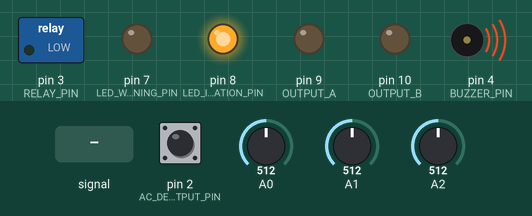
This sketch was run on a simulated Arduino Nano, built with avr-gcc and run on an emulated ATmega328P. Parts: switched loads named in the sketch (green lamp = pin HIGH), output pins drawn as LEDs (lit = HIGH), buzzer (waves = sounding, pin HIGH). Inputs (shaded band) come from the test bench; at power-on: A0 = 512, pin 2 (AC_DETECTION_OPTOCOUPLER_OUTPUT_PIN) LOW, A1 = 512, A2 = 512.

Above: at 0.2 s.
At 1.1 s:
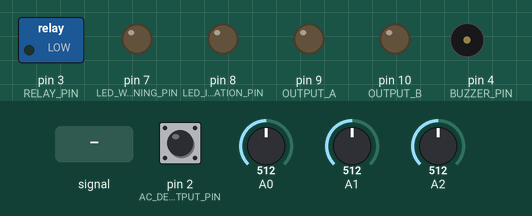
At 2.4 s:
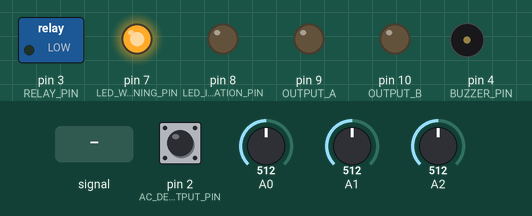
2.5 s: A0 fed a 50 Hz sine of ±306 counts around its level
Timing chart, 0 to 2.7 s (numbered marks = the images above; inputs shaded):
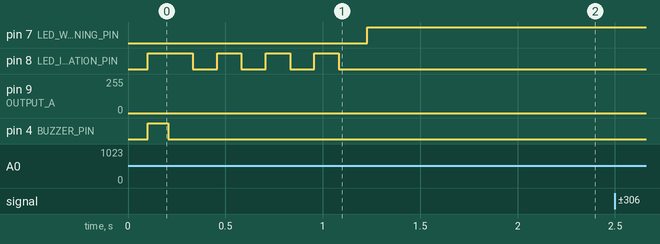

The sketch:

SPWM_Inverter.ino
```cpp
/*
  Original Source: https://github.com/Irev-Dev/Arduino-Atmel-sPWM/blob/master/sPWM_generate_lookup_table/sPWM_generate_lookup_table.ino
  Modified By Sourav Goswami (https://github.com/Souravgoswami/)
*/
#pragma GCC optimize "Os"
#include <stdbool.h>

#define DEBUG false

/*
  --- Sine Wave tweaks ---
*/
// Sub divisions of sisusoidal wave, set it to 10 for 10 * 50 (freq) = 500Hz, and 40 for 2kHz switching speed
// I'm using 13 SWG pure copper wire, having a skin depth of 1190um at 3kHz, which is on the edge.
// Having more frequency or bunching up multiple wires together during transformer winding will increase the overall waveform and the efficiency
// NOTE THAT HAVING LOWER SIN_DIVISIONS (e.g. 10) WILL OSCILLATE THE OUTPUT. PLEASE ADJUST PID CONTROL PARAMETERS TO AVOID THAT.
#define SIN_DIVISIONS 80
#define POWER_CONFIRMATION_DELAY 10
// Sinusoidal frequency
#define FREQUENCY 50

// Adjust based on your transformer and output capacitor
#define MAX_PWM_ADJ 1.25
#define MIN_PWM_ADJ 0.15
#define TARGET_VOLTAGE 210.f

// Delays in setup
#define TEST_DC_OUTPUT_AFTER_STARTUP_DURATION 1000
#define POWER_ON_STABILIZATION_DELAY_MS 100

/*
  --- AC/DC Voltage Detection ---
*/
// Collect samples for 40ms (for 50Hz sine wave fully rectified it's 40 / 10ms = 4 cycles, good enough, not too slow)
#define ADC_RES_UPDATE_INTERVAL 10000
#define AC_VOLTAGE_MEASUREMENT_CORRECTION_FACTOR 1
#define DC_VOLTAGE_MEASUREMENT_CORRECTION_FACTOR 1

#define SAMPLING_WINDOW_MS 20
#define RESISTOR_DIVIDER_1 1000000
#define RESISTOR_DIVIDER_2 10000

/*
  --- Relay ---
  Relay AC Side Switching Going to AC control
*/
#define DELAY_MS_BEFORE_RELAY_TOGGLES_FROM_DC_TO_DC 2000
#define SHUTDOWN_COOLDOWN_PERIOD_AFTER_AC_RECOVERY 1000
#define SOFT_START_RAMP_DURATION 300
#define RELAY_PIN 3

#define BUZZER_PIN 4
// Duration of each beep in ms
#define BUZZ_DURATION 120
// Pause between two beeps
#define BUZZ_PAUSE 80
// Number of beeps in each sequence
#define BUZZ_COUNT 2

/*
  --- UV ---
  Software-based undervoltage detection and controlled shutdown
  Monitors DC input voltage via voltage divider on analog pin A2
  If voltage drops below 11V, Arduino will shut down the DC UPS
*/

// First warning threshold
#define WIRE_DROP 0.5
#define UV_WARN_LEVEL_1 11.5 - WIRE_DROP
// Second warning threshold
#define UV_WARN_LEVEL_2 11.2 - WIRE_DROP
// Shutdown threshold
#define UV_SHUTDOWN_LEVEL 10.7 - WIRE_DROP
// Upper resistor of voltage divider. Precision required
#define V_SENSE_R1_VDIV 100000
// Lower resistor of voltage divider. Precision required
#define V_SENSE_R2_VDIV 22000
// Select A1
#define ADC_INPUT_DC_VOLTAGE ((1 << REFS0) | 1)
#define BUZZER_ENABLED true

/*
  --- LED Configuration ---
*/

#define LED_INDICATION_PIN 8
#define LED_WARNING_PIN 7
#define FLASH_ON_UV_WARN true

/*
  --- AC Detection ---
*/
#define AC_DETECTION_OPTOCOUPLER_OUTPUT_PIN 2
// Select A0
#define ADC_INPUT_AC_VOLTAGE ((1 << REFS0) | 0)

/*
  --- Current Sense with ACS 712 ---
*/
// Select A2
#define ADC_INPUT_I_SENSE ((1 << REFS0) | 2)
#define ACS_712_ZERO_CURRENT_VOLTAGE 2.5
#define ACS_712_CALIBRATION_FACTOR 1.01
#define ACS_712_VOLTS_PER_AMPS 0.185

/*
  Over-current Protection
*/
// Threshold at which overcurrent protection is activated
#define OCP_CURRENT 3.0

// Immediate cutoff threshold for critical overcurrent condition
#define OCP_INSTANT_SHUTDOWN_CURRENT 6.0

// Duration that overcurrent is tolerated before protection engages
#define OCP_PERMISSIBLE_MS 1000

/*
  --- PID gains ---
*/
// Proportional gain
#define PID_KP 0.025f
// Integral gain
#define PID_KI 0.0005f
// Derivative gain
#define PID_KD 0.000025f

// Do not modify
#define OUTPUT_A 9
#define OUTPUT_B 10

#include <avr/io.h>
#include <avr/interrupt.h>
#include "libraries/timer64/timer64.h"
#include "libraries/buzzer/buzzer.h"
#include "libraries/led/led.h"

// AC voltage level (transformer's isolated output)
struct ACVoltageData {
  float rmsVoltage = 0;
  float voltage = 0;
  float avgACVoltage = 0;
  float voltageDividerGain = ((float)RESISTOR_DIVIDER_1 + (float)RESISTOR_DIVIDER_2) / (float)RESISTOR_DIVIDER_2;
};

// AC current level
struct OutputCurrentSenseData {
  static constexpr float acs712VoltsPerAmps = 1.0 / ACS_712_VOLTS_PER_AMPS;
  float acs712ZeroCurrentVoltage = 2.5;
  float rmsCurrent = 0;

  uint16_t zeroCurrentOffset = 0;

  bool acs712IsPresent = false;
};

// DC voltage level (from battery directly)
struct DCVoltageData {
  static constexpr float hysteresis = 0.1;
  float currentVoltage = 0;
  float voltageDividerGain = ((float)V_SENSE_R1_VDIV + (float)V_SENSE_R2_VDIV) / (float)V_SENSE_R2_VDIV;
};

// SPWM data
struct SPWMControlData {
  volatile uint32_t waveformScale = (uint32_t)roundf(MIN_PWM_ADJ * 128.0);
  static constexpr uint32_t pwmDutyClampMinPercent = 5;
  static constexpr uint32_t pwmDutyClampMaxPercent = 95;

  volatile uint16_t pwmStepIndex = 0;
  volatile uint16_t lookUp[SIN_DIVISIONS / 2] = { 0 };
  const uint16_t half_sinDivisions = SIN_DIVISIONS / 2;
  volatile uint16_t pwmLowClampThreshold = 0;
  volatile uint16_t pwmHighClampThreshold = 0;

  volatile uint8_t TCCR1AValue = (1 << COM1A1) | (1 << WGM11);
  static constexpr uint8_t output_a_on_mask = (1 << COM1A1);
  static constexpr uint8_t output_b_on_mask = (1 << COM1B1);

  volatile bool pwmToggleDelay = false;
};

// UPS control data
struct UPSData {
  uint64_t lastChangeTime = 0;
  uint64_t lastSwitchedToDCOffset = 0;
  uint64_t ocpTriggeredAt = 0;
  uint64_t acSwitchedLastAt = 0;
  uint8_t currentWarnLevel = 0;

  bool powerOut = false;
  bool shutdown = false;
  bool ocpTriggered = false;
  bool ocpStart = false;
  volatile bool switchToAC = false;
};

// ADC information
struct ADCData {
  float adcRes = 0;

  uint64_t adcResLastUpdatedAtWithOffset = 0;
};

// Softstarter data
struct SoftStarterData {
  uint64_t rampStartTime = 0;

  static constexpr float rampExitVoltage = TARGET_VOLTAGE / 2.5;
  float rampRatio = 0;

  bool reset = true;
};

// PID Controller Data
struct PIDControlData {
  uint64_t loopDeltaTime = 0;

  float filteredError = 0;
  float integrator = 0;
  float previousError = 0;
};

ACVoltageData acVoltage;
OutputCurrentSenseData outputCurrentSense;
DCVoltageData dcVoltage;
SPWMControlData spwmControl;
SoftStarterData softStarter;
PIDControlData pidControl;
ADCData adcData;
UPSData upsData;

// Get Vcc in V
float readVcc() {
  // Save previous settings
  const uint8_t prevADMUX = ADMUX;

  ADMUX = _BV(REFS0) | _BV(MUX3) | _BV(MUX2) | _BV(MUX1);
  delayMicroseconds(500);

  // Discard result
  ADCSRA |= _BV(ADSC);
  while (bit_is_set(ADCSRA, ADSC)) {};

  ADCSRA |= _BV(ADSC);
  while (bit_is_set(ADCSRA, ADSC)) {};

  const uint32_t result = ADCL | (ADCH << 8);

  // Restore previous settings
  ADMUX = prevADMUX;

  // 1.1 * 1023 / result
  return 1125.3 / result;
}

void setup() {
  // Let MCU other peripherals stabilize
  delay(POWER_ON_STABILIZATION_DELAY_MS);

  // Configure and beep 12V Buzzer
  Buzzer::begin(BUZZER_PIN, LED_WARNING_PIN);
  LED::begin(LED_INDICATION_PIN);

  Buzzer::startBeep();
  LED::startFlash();

  #if DEBUG
    Serial.begin(115200);
    Serial.println("Started");
  #endif

  // Period of PWM in clock cycles
  uint16_t period = F_CPU / FREQUENCY / SIN_DIVISIONS;

  spwmControl.pwmLowClampThreshold = (period * spwmControl.pwmDutyClampMinPercent) / 100;
  spwmControl.pwmHighClampThreshold = (period * spwmControl.pwmDutyClampMaxPercent) / 100;

  // Unused pins - set as INPUT_PULLUP to avoid floating
  const uint8_t unusedPins[] = { A3, A4, A5, A6, A7, 12, 11, 6, 5 };

  for (uint8_t i = 0; i < sizeof(unusedPins) / sizeof(unusedPins[0]); i++) {
    pinMode(unusedPins[i], INPUT_PULLUP);
  }

  // Generate the look up table, offset first and last cycles
  for (uint16_t i = 1; i < spwmControl.half_sinDivisions; i++) {
    float theta = M_PI * (i - 1) / (spwmControl.half_sinDivisions - 2);  // skip 0
    uint16_t value = (sin(theta) + 1) * 0.5 * period;
    spwmControl.lookUp[i] = value;
  }

  // Register initilisation, see datasheet for more detail.
  // ADC Enable, Prescaler=128
  ADCSRA = (1 << ADEN) | (1 << ADPS2) | (1 << ADPS1) | (1 << ADPS0);

  delay(10);

  // Calibrate zero current voltage (no load) for ACS712
  uint32_t numSamples = 0;
  uint32_t sum = 0;
  const uint64_t sampleEndTime = millis64() + (SAMPLING_WINDOW_MS * 4);
  const float vcc = readVcc();

  while (millis64() < sampleEndTime) {
    // Select ADC0 (A2), AVCC as reference
    ADMUX = ADC_INPUT_I_SENSE;
    ADCSRA |= (1 << ADSC);
    // Discard result
    while (bit_is_set(ADCSRA, ADSC)) {};
    ADCSRA |= (1 << ADSC);
    while (ADCSRA & (1 << ADSC)) {};
    sum += ADC;

    numSamples++;
  }

  outputCurrentSense.acs712ZeroCurrentVoltage = (sum / (float)numSamples) * (vcc / 1023.0);
  outputCurrentSense.acs712IsPresent = outputCurrentSense.acs712ZeroCurrentVoltage > 0.5;
  // End of Zero current calibration

  // Other register initializations
  ICR1 = period;
  TCNT1 = 0;
  TCCR1A = spwmControl.TCCR1AValue;
  TCCR1B = (1 << WGM13) | (1 << WGM12) | (1 << CS10);

  delay(10);

  // Enable Timer1 overflow interrupt (triggers ISR(TIMER1_OVF_vect) when Timer1 overflows)
  TIMSK1 = (1 << TOIE1);

  // Enable Timer2 compare match A interrupt (triggers ISR(TIMER2_COMPA_vect) when OCR2A matches) for buzzer and LED indication light
  TIMSK2 = (1 << OCIE2A);
  // CTC mode
  TCCR2A = (1 << WGM21);
  // Prescaler 64 (adjust to your needs)
  TCCR2B = (1 << CS22);
  // 1 ms at 16 MHz with prescaler 64
  OCR2A = (16000000 / 64.0 / 1000) - 1;

  // Set PB1 and PB2 as outputs.
  DDRB |= (1 << PB1) | (1 << PB2);

  // AC signal present or not - output from optocoupler
  pinMode(AC_DETECTION_OPTOCOUPLER_OUTPUT_PIN, INPUT);
  attachInterrupt(digitalPinToInterrupt(AC_DETECTION_OPTOCOUPLER_OUTPUT_PIN), powerMonitorISR, CHANGE);

  // MOSFET Gate Pin for AC/Battery 220V output DPDT Relay
  pinMode(RELAY_PIN, OUTPUT);
  digitalWrite(RELAY_PIN, LOW);

  // Make pin 9, 10 output to ensure they don't float when inactive
  pinMode(OUTPUT_A, OUTPUT);
  pinMode(OUTPUT_B, OUTPUT);

  digitalWrite(OUTPUT_A, LOW);
  digitalWrite(OUTPUT_B, LOW);

  Buzzer::stopBeep();
  LED::stopFlash();
  Buzzer::shutdown();

  const uint32_t startUpdelay = millis() + TEST_DC_OUTPUT_AFTER_STARTUP_DURATION;

  while(millis() < startUpdelay) {
    LED::startFlash();
    delay(125);
    LED::stopFlash();
    delay(125);
  }
}

void startInverter() {
  // Turn off the relay and run the SPWM ISR code
  digitalWrite(3, LOW);
  uint64_t now = millis64();

  if ((dcVoltage.currentVoltage <= UV_SHUTDOWN_LEVEL) && (now >= upsData.acSwitchedLastAt + SHUTDOWN_COOLDOWN_PERIOD_AFTER_AC_RECOVERY)) {
    upsData.shutdown = true;
  }

  if (!(dcVoltage.currentVoltage <= UV_SHUTDOWN_LEVEL || Buzzer::isBusy())) {
    if (dcVoltage.currentVoltage <= UV_WARN_LEVEL_2 - dcVoltage.hysteresis) {
      upsData.currentWarnLevel = 2;
    } else if (dcVoltage.currentVoltage <= UV_WARN_LEVEL_1 - dcVoltage.hysteresis) {
      upsData.currentWarnLevel = 1;
    } else if (dcVoltage.currentVoltage >= UV_WARN_LEVEL_1 + dcVoltage.hysteresis) {
      upsData.currentWarnLevel = 0;
    }
  }

  // Buzzer alarm on drained battery
  if (!upsData.shutdown && !upsData.ocpStart) {
    Buzzer::resume();
  }

  if (upsData.shutdown && !Buzzer::isShutdown()) {
    Buzzer::triggerShutdownAlarm(1000);
  } else if (upsData.currentWarnLevel == 2) {
    Buzzer::beep(5, 40, 60, 2000);
  } else if (upsData.currentWarnLevel == 1) {
    Buzzer::beep(3, 40, 60, 9720);
  } else if (upsData.currentWarnLevel == 0) {
    Buzzer::beep(2, 160, 240, 60000);
  }

  // LED alarm on drained battery
  if (FLASH_ON_UV_WARN) {
    LED::resume();

    if (upsData.shutdown) {
      LED::flash(3, 100, 100, 300);
    }
  }

  if (!(upsData.shutdown || upsData.ocpStart)) {
    // Soft-start transformer
    if (acVoltage.avgACVoltage < softStarter.rampExitVoltage) {
      uint64_t now = millis64();

      if (softStarter.reset) {
        softStarter.rampStartTime = now;
        softStarter.rampRatio = 0;

        softStarter.reset = false;
      }

      float elapsed = (now - softStarter.rampStartTime);
      softStarter.rampRatio = fmin((elapsed / SOFT_START_RAMP_DURATION), 1.0);
      spwmControl.waveformScale = (uint32_t)(MIN_PWM_ADJ * 128.0 + softStarter.rampRatio * (MAX_PWM_ADJ * 128.0 - MIN_PWM_ADJ * 128.0));
    } else {
      // PID Control
      // --- Compute error ---
      const float error = TARGET_VOLTAGE - acVoltage.avgACVoltage;

      // --- Filter error (simple exponential smoothing) ---
      pidControl.filteredError = 0.9 * pidControl.filteredError + 0.1 * error;

      // --- Derivative term ---
      const float derivative = (float)((pidControl.filteredError - pidControl.previousError) * 1e6f) / pidControl.loopDeltaTime;
      pidControl.previousError = pidControl.filteredError;

      // --- Predict output (before clamping) ---
      float pidOutput = PID_KP * pidControl.filteredError + pidControl.integrator + PID_KD * derivative;

      // --- Anti-windup: only integrate if output will remain within bounds ---
      const float tentativeIntegrator = pidControl.integrator + pidControl.filteredError * PID_KI;
      const float tentativeOutput = PID_KP * pidControl.filteredError + tentativeIntegrator + PID_KD * derivative;

      if (tentativeOutput <= MAX_PWM_ADJ && tentativeOutput >= MIN_PWM_ADJ) {
        pidControl.integrator = tentativeIntegrator;
        pidOutput = tentativeOutput;
      }

      // --- Clamp final output ---
      if (pidOutput > MAX_PWM_ADJ) pidOutput = MAX_PWM_ADJ;
      if (pidOutput < MIN_PWM_ADJ) pidOutput = MIN_PWM_ADJ;

      spwmControl.waveformScale = (uint32_t)roundf(pidOutput * 128.0);
    }
  } else {
    spwmControl.waveformScale = (uint32_t)roundf(MIN_PWM_ADJ * 128.0);
    softStarter.reset = true;
  }
}

void loop() {
  const uint64_t loopStartTime = micros64();

  if (upsData.ocpStart) {
    Buzzer::resume();
    LED::resume();

    Buzzer::startBeep();
    LED::startFlash();

    // Turn off relay (as inverter is turned off, this will disconnect the output)
    digitalWrite(3, LOW);

    return;
  }

  uint64_t now = millis64();

  if (now > adcData.adcResLastUpdatedAtWithOffset) {
    adcData.adcResLastUpdatedAtWithOffset = now + ADC_RES_UPDATE_INTERVAL;
    adcData.adcRes = readVcc() / 1023.0;
    outputCurrentSense.zeroCurrentOffset = outputCurrentSense.acs712ZeroCurrentVoltage / adcData.adcRes;
  }

  uint64_t sumSquaredVoltageRaw = 0;
  uint64_t sumSquaredCurrentRaw = 0;
  uint32_t numSamples = 0;

  const uint64_t sampleEndTime = millis64() + SAMPLING_WINDOW_MS;

  while (millis64() < sampleEndTime) {
    // Select ADC0 (A0), AVCC as reference
    ADMUX = ADC_INPUT_AC_VOLTAGE;
    // Discard result
    ADCSRA |= (1 << ADSC);
    while (bit_is_set(ADCSRA, ADSC)) {};

    ADCSRA |= (1 << ADSC);
    while (ADCSRA & (1 << ADSC)) {};

    uint32_t rawValue = ADC;
    sumSquaredVoltageRaw += rawValue * rawValue;

    if (outputCurrentSense.acs712IsPresent) {
      // Select ADC0 (A2), AVCC as reference
      ADMUX = ADC_INPUT_I_SENSE;
      // Discard result
      ADCSRA |= (1 << ADSC);
      while (bit_is_set(ADCSRA, ADSC)) {};

      ADCSRA |= (1 << ADSC);
      while (ADCSRA & (1 << ADSC)) {};

      rawValue = ADC;
      int32_t centeredRaw = rawValue - outputCurrentSense.zeroCurrentOffset;
      sumSquaredCurrentRaw += centeredRaw * centeredRaw;
    }

    numSamples++;
  }

  const float voltageScale = adcData.adcRes;
  const float currentScale = adcData.adcRes * outputCurrentSense.acs712VoltsPerAmps;

  float sumSquaredVoltage = sumSquaredVoltageRaw * voltageScale * voltageScale;
  float sumSquaredCurrent = sumSquaredCurrentRaw * currentScale * currentScale;

  float inverseNumSamples = 1.0 / numSamples;

  acVoltage.rmsVoltage = sqrt(sumSquaredVoltage * inverseNumSamples);
  acVoltage.avgACVoltage = acVoltage.rmsVoltage * acVoltage.voltageDividerGain * AC_VOLTAGE_MEASUREMENT_CORRECTION_FACTOR;

  outputCurrentSense.rmsCurrent = sqrt(sumSquaredCurrent * inverseNumSamples) * ACS_712_CALIBRATION_FACTOR;

  // Get DC Voltage
  // Select ADC1 (A1), AVCC as reference
  ADMUX = ADC_INPUT_DC_VOLTAGE;
  ADCSRA |= (1 << ADSC);
  // Discard result
  while (bit_is_set(ADCSRA, ADSC)) {};
  ADCSRA |= (1 << ADSC);
  while (ADCSRA & (1 << ADSC)) {};

  const float scaledVoltage = (ADC * adcData.adcRes) * (dcVoltage.voltageDividerGain * DC_VOLTAGE_MEASUREMENT_CORRECTION_FACTOR);
  dcVoltage.currentVoltage = roundf(scaledVoltage * 100.0) / 100.0;

  now = millis64();

  #if DEBUG
    Serial.print(F("Res: "));
    Serial.print(adcData.adcRes, 5);
    Serial.print(F(" | "));

    Serial.print(F("ADC Samples: "));
    Serial.print(numSamples);
    Serial.print(F(" | "));

    Serial.print(F("DC: "));
    Serial.print(dcVoltage.currentVoltage, 2);
    Serial.print(F("V | "));

    Serial.print(F("PWMAdj: "));
    Serial.print(spwmControl.waveformScale);
    Serial.print(F(" | "));

    Serial.print(F("AC: "));
    Serial.print(acVoltage.avgACVoltage, 1);
    Serial.print(F("V | "));

    Serial.print(F("0I: "));
    Serial.print(outputCurrentSense.acs712ZeroCurrentVoltage, 2);
    Serial.print(F("V | "));

    Serial.print(F("I: "));
    Serial.print(outputCurrentSense.rmsCurrent, 2);
    Serial.print(F("A | "));

    Serial.print(F("LoopDeltaT: "));
    Serial.print(pidControl.loopDeltaTime * 1e-6f, 4);
    Serial.print(F(" | "));

    Serial.print(upsData.shutdown);
    Serial.print(upsData.switchToAC);
    Serial.print(upsData.ocpStart);

    Serial.println(F(""));
  #endif

  // Power handling
  if (!upsData.shutdown && outputCurrentSense.rmsCurrent >= OCP_INSTANT_SHUTDOWN_CURRENT) {
    upsData.ocpStart = true;
  }

  if (!upsData.shutdown && !upsData.ocpTriggered && outputCurrentSense.rmsCurrent >= OCP_CURRENT) {
    upsData.ocpTriggeredAt = now;
    upsData.ocpTriggered = true;
  }

  if (now >= upsData.ocpTriggeredAt + OCP_PERMISSIBLE_MS) {
    if (outputCurrentSense.rmsCurrent >= OCP_CURRENT) {
      upsData.ocpStart = true;
    } else {
      upsData.ocpStart = false;
      upsData.ocpTriggered = false;
    }
  }

  upsData.powerOut = now > upsData.lastChangeTime + POWER_CONFIRMATION_DELAY;

  // Logic when AC input is connected
  if (upsData.powerOut) {
    upsData.lastSwitchedToDCOffset = now + DELAY_MS_BEFORE_RELAY_TOGGLES_FROM_DC_TO_DC;
  }

  upsData.switchToAC = now > upsData.lastSwitchedToDCOffset;

  if (upsData.switchToAC) {
    // Switch relay to connect AC mains to output (disconnects inverter output)
    digitalWrite(3, HIGH);

    // Stop any ongoing buzzer alerts but keep LED on
    Buzzer::shutdown(1);

    // Turn off warning LED indicators
    LED::shutdown();

    // Record the time when AC mode was last activated (used for cooldown logic)
    upsData.acSwitchedLastAt = now;

    // Clear shutdown state since we're back on AC power
    upsData.shutdown = false;

    // Ensure soft-start is triggered next time inverter is activated
    softStarter.reset = true;
  } else {
    startInverter();
  }

  uint64_t loopEndTime = micros64();
  pidControl.loopDeltaTime = loopEndTime - loopStartTime;
}

ISR(TIMER1_OVF_vect) {
  // Safely disable PWM outputs and set duty to zero to prevent MOSFET shoot-through when switching to AC
  if (upsData.switchToAC || upsData.shutdown || upsData.ocpStart) {
    // Disconnect OC1A and OC1B
    TCCR1A &= ~(spwmControl.output_a_on_mask | spwmControl.output_b_on_mask);

    // Set duty to zero
    OCR1A = OCR1B = 0;

    // Make sure output isn't floating and pull them low
    PORTB &= ~((1 << PB1) | (1 << PB2));

    return;
  }

  // Delay by one period because the high time loaded into OCR1A:B values are buffered but can be disconnected immediately by TCCR1A
  if (spwmControl.pwmToggleDelay) {
    // Ignore 1µs consumed
    // Disconnect & toggle reconnect of compare output A and B
    spwmControl.TCCR1AValue ^= (spwmControl.output_a_on_mask | spwmControl.output_b_on_mask);
    TCCR1A = spwmControl.TCCR1AValue;

    spwmControl.pwmToggleDelay = false;
  }

  if (spwmControl.pwmStepIndex >= spwmControl.half_sinDivisions) {
    // 1 µs
    spwmControl.pwmStepIndex = 0;
    spwmControl.pwmToggleDelay = true;
    // Skip first cycle
    OCR1A = OCR1B = 0;
    // Eat up 9µs. 1µs = 16 cycles. 9µs = 9 * 16 = 144 cycles
    __asm__ __volatile__("nop\n\tnop\n\tnop\n\tnop\n\tnop\n\tnop\n\tnop\n\tnop\n\tnop\n\tnop\n\t");
    __asm__ __volatile__("nop\n\tnop\n\tnop\n\tnop\n\tnop\n\tnop\n\tnop\n\tnop\n\tnop\n\tnop\n\t");
    __asm__ __volatile__("nop\n\tnop\n\tnop\n\tnop\n\tnop\n\tnop\n\tnop\n\tnop\n\tnop\n\tnop\n\t");
    __asm__ __volatile__("nop\n\tnop\n\tnop\n\tnop\n\tnop\n\tnop\n\tnop\n\tnop\n\tnop\n\tnop\n\t");
    __asm__ __volatile__("nop\n\tnop\n\tnop\n\tnop\n\tnop\n\tnop\n\tnop\n\tnop\n\tnop\n\tnop\n\t");
    __asm__ __volatile__("nop\n\tnop\n\tnop\n\tnop\n\tnop\n\tnop\n\tnop\n\tnop\n\tnop\n\tnop\n\t");
    __asm__ __volatile__("nop\n\tnop\n\tnop\n\tnop\n\tnop\n\tnop\n\tnop\n\tnop\n\tnop\n\tnop\n\t");
    __asm__ __volatile__("nop\n\tnop\n\tnop\n\tnop\n\tnop\n\tnop\n\tnop\n\tnop\n\tnop\n\tnop\n\t");
    __asm__ __volatile__("nop\n\tnop\n\tnop\n\tnop\n\tnop\n\tnop\n\tnop\n\tnop\n\tnop\n\tnop\n\t");
    __asm__ __volatile__("nop\n\tnop\n\tnop\n\tnop\n\tnop\n\tnop\n\tnop\n\tnop\n\tnop\n\tnop\n\t");
    __asm__ __volatile__("nop\n\tnop\n\tnop\n\tnop\n\tnop\n\tnop\n\tnop\n\tnop\n\tnop\n\tnop\n\t");
    __asm__ __volatile__("nop\n\tnop\n\tnop\n\tnop\n\tnop\n\tnop\n\tnop\n\tnop\n\tnop\n\tnop\n\t");
    __asm__ __volatile__("nop\n\tnop\n\tnop\n\tnop\n\tnop\n\tnop\n\tnop\n\tnop\n\tnop\n\tnop\n\t");
    __asm__ __volatile__("nop\n\tnop\n\tnop\n\tnop\n\tnop\n\tnop\n\tnop\n\tnop\n\tnop\n\tnop\n\t");
    __asm__ __volatile__("nop\n\tnop\n\tnop\n\tnop\n\t");
  } else {
    // Takes 10µs
    uint32_t pwm = (spwmControl.lookUp[spwmControl.pwmStepIndex] * spwmControl.waveformScale) >> 7;
    pwm = constrain(pwm, spwmControl.pwmLowClampThreshold, spwmControl.pwmHighClampThreshold);
    OCR1A = OCR1B = pwm;
  }

  spwmControl.pwmStepIndex++;
}

ISR(TIMER2_COMPA_vect) {
  Buzzer::update();
  LED::update();
}

void powerMonitorISR() {
  upsData.lastChangeTime = millis64();
}

// Debugging
#if DEBUG
void uint64ToStr(uint64_t num, char *str) {
  char temp[21];
  uint8_t i = 0;

  if (num == 0) {
    str[0] = '0';
    str[1] = '\0';
    return;
  }

  while (num > 0) {
    // Get last digit
    temp[i++] = (num % 10) + '0';
    num /= 10;
  }

  // Reverse the string
  uint8_t j = 0;
  while (i > 0) {
    str[j++] = temp[--i];
  }

  str[j] = '\0';
}
#endif
```
